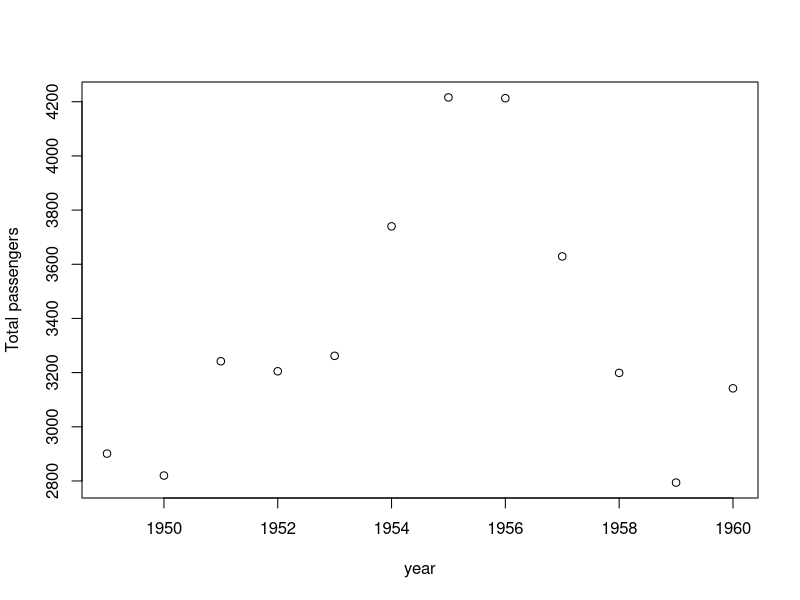
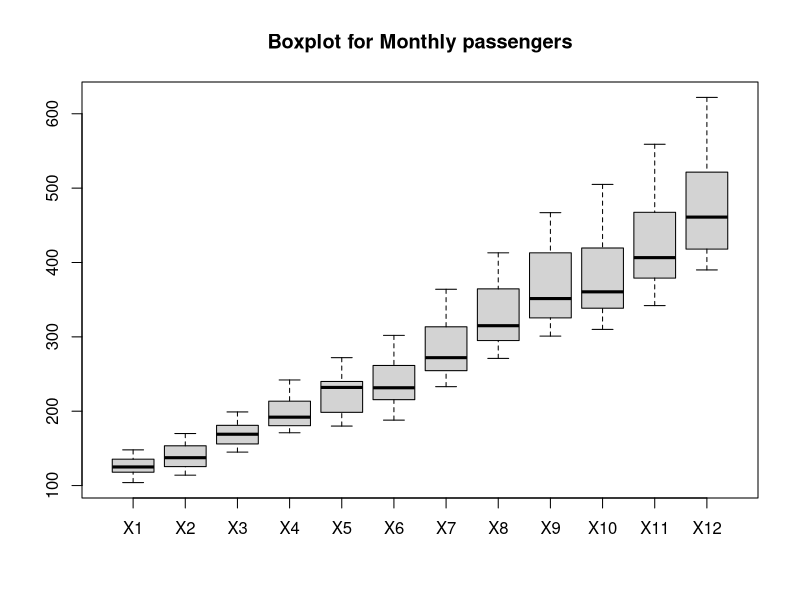

Reproduce these figures in R, in order.
# Problem 6 

AirPassengers

# (1)
sum(filter(AirPassengers , range(1949 , 1960)),na.rm = TRUE)


# (2)

df_copy = data.frame(AirPassengers)
years = matrix(AirPassengers,ncol = 12)
years

passengers_per_year = c(rowSums(years[,]))
plot(seq(1949,1960), passengers_per_year,xlab = 'year',ylab = 'Total passengers')


#(3)
boxplot( data.frame(years) , main = 'Boxplot for Monthly passengers')
